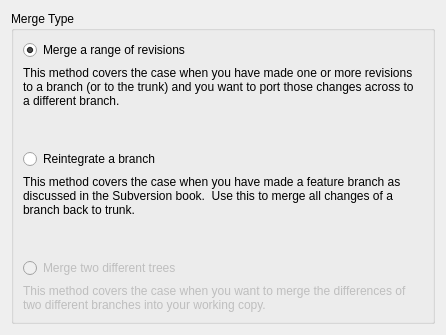
<?xml version="1.0" encoding="UTF-8"?>
<ui version="4.0">
 <class>MergeTypeWizardPage</class>
 <widget class="QWizardPage" name="MergeTypeWizardPage">
  <property name="geometry">
   <rect>
    <x>0</x>
    <y>0</y>
    <width>446</width>
    <height>335</height>
   </rect>
  </property>
  <property name="windowTitle">
   <string>Merge Type Wizard Page</string>
  </property>
  <layout class="QGridLayout" name="gridLayout">
   <item row="0" column="0">
    <widget class="QGroupBox" name="uiMergeTypeGRP">
     <property name="title">
      <string>Merge Type</string>
     </property>
     <layout class="QVBoxLayout" name="verticalLayout">
      <item>
       <widget class="QRadioButton" name="uiMergeRevisionCHK">
        <property name="text">
         <string>Merge a range of revisions</string>
        </property>
        <property name="checked">
         <bool>true</bool>
        </property>
       </widget>
      </item>
      <item>
       <widget class="QLabel" name="label">
        <property name="text">
         <string>This method covers the case when you have made one or more revisions to a branch (or to the trunk) and you want to port those changes across to a different branch.</string>
        </property>
        <property name="wordWrap">
         <bool>true</bool>
        </property>
       </widget>
      </item>
      <item>
       <spacer name="verticalSpacer_3">
        <property name="orientation">
         <enum>Qt::Vertical</enum>
        </property>
        <property name="sizeHint" stdset="0">
         <size>
          <width>20</width>
          <height>40</height>
         </size>
        </property>
       </spacer>
      </item>
      <item>
       <widget class="QRadioButton" name="uiReintegrateCHK">
        <property name="text">
         <string>Reintegrate a branch</string>
        </property>
       </widget>
      </item>
      <item>
       <widget class="QLabel" name="label_2">
        <property name="text">
         <string>This method covers the case when you have made a feature branch as discussed in the Subversion book.  Use this to merge all changes of a branch back to trunk.</string>
        </property>
        <property name="wordWrap">
         <bool>true</bool>
        </property>
       </widget>
      </item>
      <item>
       <spacer name="verticalSpacer_2">
        <property name="orientation">
         <enum>Qt::Vertical</enum>
        </property>
        <property name="sizeHint" stdset="0">
         <size>
          <width>20</width>
          <height>40</height>
         </size>
        </property>
       </spacer>
      </item>
      <item>
       <widget class="QRadioButton" name="uiMergeDifferentCHK">
        <property name="enabled">
         <bool>false</bool>
        </property>
        <property name="text">
         <string>Merge two different trees</string>
        </property>
       </widget>
      </item>
      <item>
       <widget class="QLabel" name="label_3">
        <property name="enabled">
         <bool>false</bool>
        </property>
        <property name="text">
         <string>This method covers the case when you want to merge the differences of two different branches into your working copy.</string>
        </property>
        <property name="wordWrap">
         <bool>true</bool>
        </property>
       </widget>
      </item>
     </layout>
    </widget>
   </item>
  </layout>
 </widget>
 <resources/>
 <connections/>
</ui>
